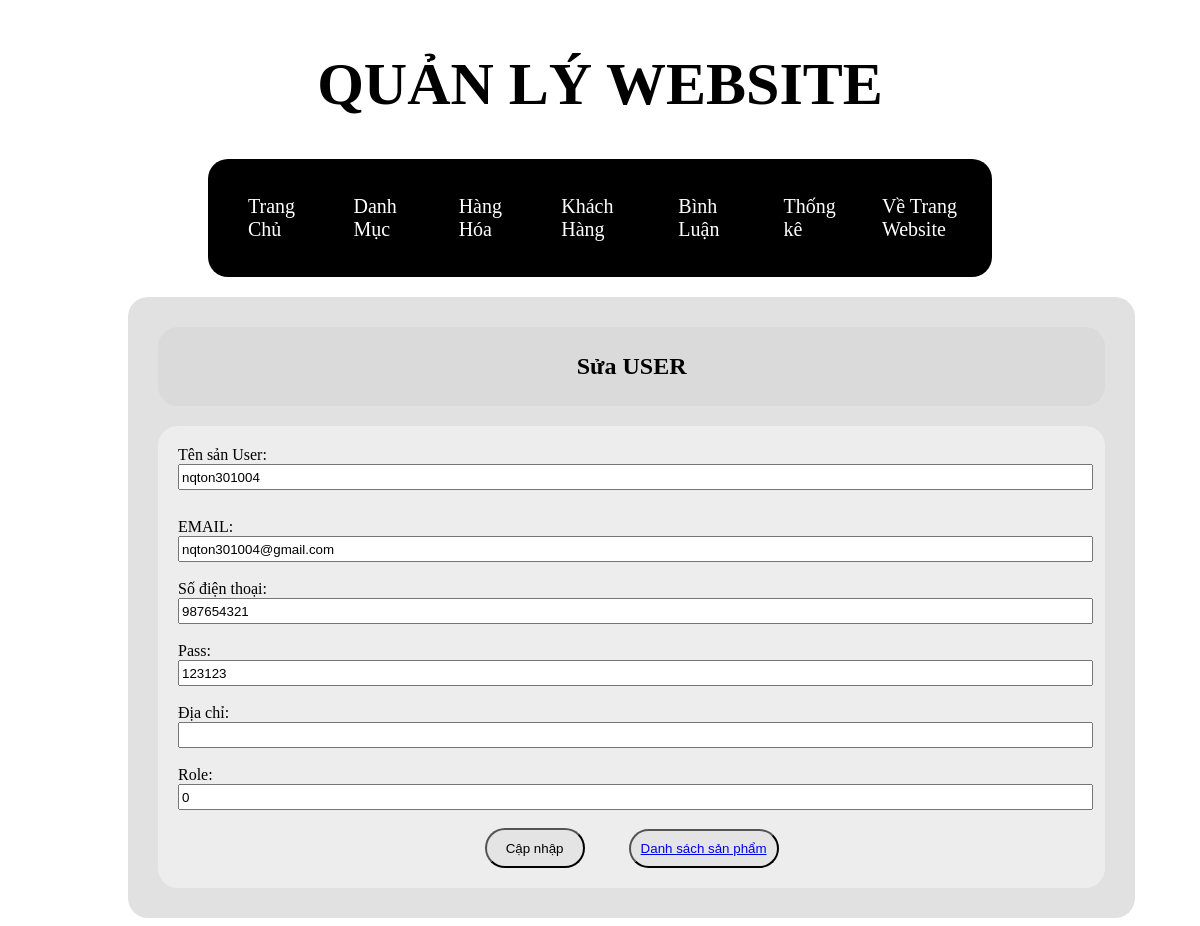
The page /admin/index.php?act=edituser&id=23 on the database its author committed.
### tables this page shows
CREATE TABLE `user` (
  `id` int(11) NOT NULL,
  `user_name` varchar(100) NOT NULL,
  `email` varchar(100) NOT NULL,
  `sdt` int(13) NOT NULL,
  `pass` varchar(200) NOT NULL,
  `diachi` varchar(200) NOT NULL,
  `role` tinyint(4) NOT NULL DEFAULT 0
);

### model/pdo.php (called while the page is built, shortened)
<?php
function pdo_get_connection(){
    $dburl = "mysql:host=localhost;dbname=duanmau;charset=utf8";
    $username = 'root';
    $password = '';
    $conn = new PDO($dburl, $username, $password);
    $conn->setAttribute(PDO::ATTR_ERRMODE, PDO::ERRMODE_EXCEPTION);
    return $conn;
}
function pdo_query_one($sql){
    $sql_args = array_slice(func_get_args(), 1);
    try{
        $conn = pdo_get_connection();
        $stmt = $conn->prepare($sql);
        $stmt->execute($sql_args);
        $row = $stmt->fetch(PDO::FETCH_ASSOC);
        return $row;
    }
    catch(PDOException $e){
        throw $e;
    }
    finally{
        unset($conn);
    }
}

### model/khach-hang.php (called while the page is built, shortened)
<?php
function user_select_by_id($id)
{
    $sql = "SELECT * FROM user WHERE id=" . $id;
    $user = pdo_query_one($sql);
    return $user;
}

### admin/khachhang/updatekhachhang.php (the view, shortened to what this page needs)
<?php
if (is_array($user)) {
    extract($user);
}
?>
<div class="form">
    <div class="text-2">
        <h1>Sửa USER</h1>
    </div>
    <form class="form-add" action="index.php?act=updateuser" method="post">
        <div class="name">
            Tên sản User: <br />
            <input type="text" name="user_name" id="" value="<?php if (isset($user_name) && ($user_name != "")) echo $user_name ?>">
        </div>
        <br />
        <div class="dabam">
            EMAIL: <br />
            <input type="email" name="email" id="" value="<?php if (isset($email) && ($email != "")) echo $email ?>">
        </div>
        <br />
        <div class="price">
            Số điện thoại: <br />
            <input type="number" name="sdt" id="" value="<?php if (isset($sdt) && ($sdt != "")) echo $sdt ?>">
        </div>
        <br />
        <div class="price-del">
            Pass: <br />
            <input type="text" name="pass" id="" value="<?php if (isset($pass) && ($pass != "")) echo $pass ?>">
        </div>
        <br />
        <div class="price-del">
            Địa chỉ: <br />
            <input type="text" name="diachi" id="" value="<?php if (isset($diachi) && ($diachi != "")) echo $diachi ?>">
        </div>
        <br />
        <div class="price-del">
            Role: <br />
            <input type="text" name="role" id="" value="<?php if (isset($role) && ($role != "")) echo $role ?>">
        </div>
        <br />
        <div class="btn">
            <input type="submit" name="capnhapuser" id="" value="Cập nhập">
            <button><a href="index.php?act=listuser">Danh sách sản phẩm</a></button>
        </div>
    </form>
</div>
</div>

### views/css/add-category.css (style rules this page uses)
.form { background-color: rgb(225, 225, 225); padding: 20px; margin-top: 20px; border-radius: 20px; }
.text-2 { text-align: center }
.name { margin-bottom: 10px; }
.name input { width: 100%; height: 30px; }
.btn { text-align: center; }

### views/css/edit-category.css (style rules this page uses)
.form { background-color: rgb(225, 225, 225); padding: 20px; margin-top: 20px; border-radius: 20px; }
.text-2 { text-align: center; }
.name { margin-bottom: 10px; }
.name input { width: 100%; height: 30px; }
.btn { text-align: center; }

### views/css/add-product.css (style rules this page uses)
.form { padding: 30px; width: 80%; margin-left: 120px; }
.text-2 { font-size: 12px; text-align: center; background-color: #dadada; border-radius: 20px; padding: 10px; margin-bottom: 20px; }
.form-add { background-color: #ededed; border-radius: 20px; padding: 20px; }
.form-add input { width: 100%; height: 20px; }
.btn { text-align: center; }
.btn button { margin: 0 20px; padding: 10px; border-radius: 20px; background-color: #e4e4e4; }
.btn input { margin: 0 20px; padding: 10px; width: 100px; height: 40px; border-radius: 20px; background-color: #e4e4e4; }

### rows shown on the page
user: user_name "nqton301004", email "nqton301004@gmail.com", sdt "987654321", pass "123123", role "0"
